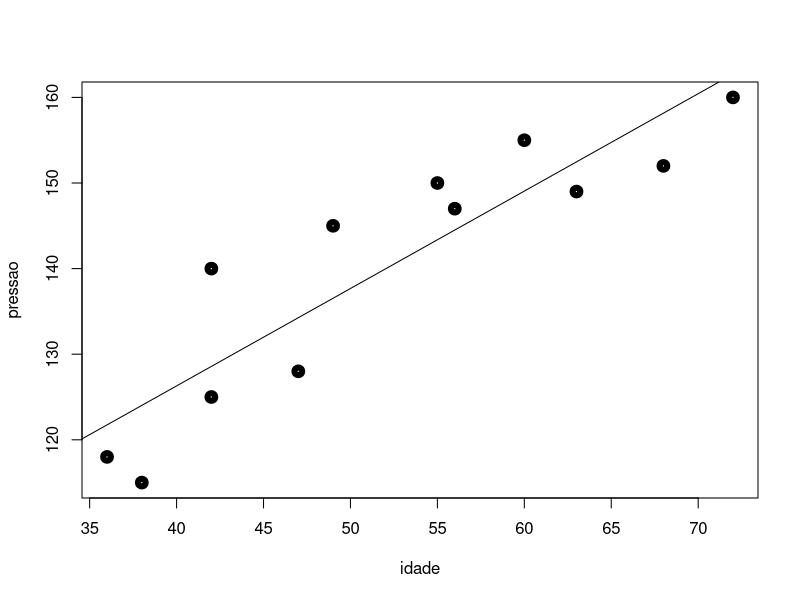

Reproduce this figure in R.
# Leitura e vizualizacao dos dados
dados = read.csv2("pressao.csv")
plot(dados, lwd=6)
cor(dados)

# Coeficientes do modelo
modelo = lm(pressao ~ idade, data=dados)
coef(modelo)

# Reta de regressao no modelo
abline(modelo)
novo = data.frame("idade"=48)
predict(modelo,novo)
